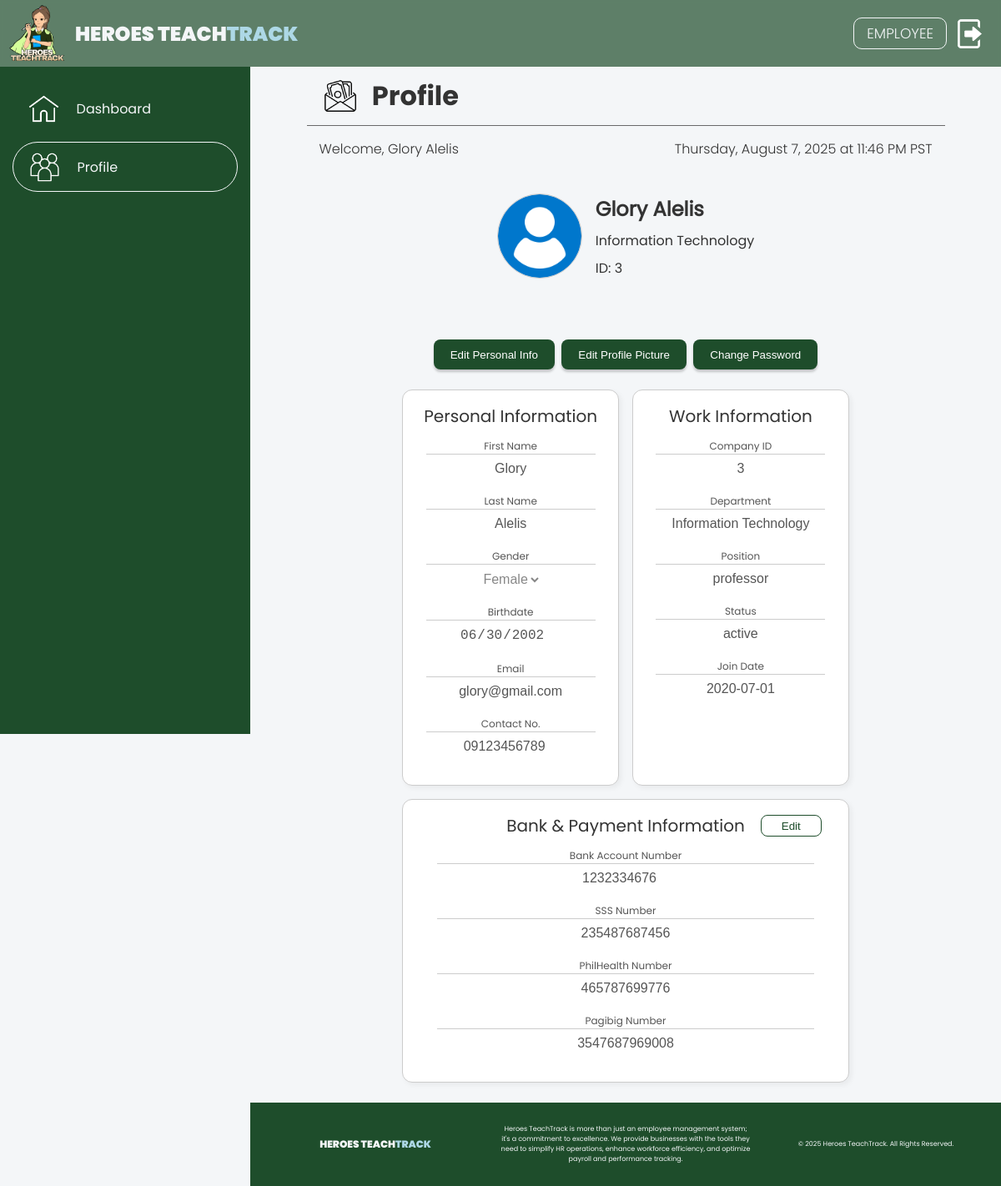
Page /AccountingSys/Dashboard/employee/employee_profile.php (signed in) on the committed database.
### tables this page shows
CREATE TABLE employee_table (
  employee_id int(11) NOT NULL,
  company_id int(11) NOT NULL,
  password varchar(255) NOT NULL,
  first_name varchar(255) NOT NULL,
  middle_name varchar(255) NOT NULL,
  last_name varchar(255) NOT NULL,
  email varchar(255) NOT NULL,
  status varchar(255) NOT NULL,
  department varchar(255) NOT NULL,
  gender varchar(255) NOT NULL,
  contact_number varchar(20) NOT NULL,
  employment_type varchar(255) NOT NULL,
  position varchar(255) NOT NULL,
  join_date date NOT NULL,
  birthdate date NOT NULL,
  bank_number varchar(20) NOT NULL,
  sss_number varchar(15) NOT NULL,
  philhealth_number varchar(15) NOT NULL,
  pagibig_number varchar(20) NOT NULL,
  is_active tinyint(1) NOT NULL,
  image varchar(255) DEFAULT NULL
);

### AccountingSys/Dashboard/employee/getEmployeeData.php (called while the page is built, shortened)
<?php
  include '../../Login/db.php';
  $empId = $_SESSION['employee_id'];
  $getEmployeeDataQuery = "SELECT * FROM employee_table WHERE employee_id = '$empId';";
  $employeeDataResult = mysqli_query($conn, $getEmployeeDataQuery);
  $employeeDataRow = mysqli_fetch_assoc($employeeDataResult);
  $company_id = $employeeDataRow['company_id'];
  $fname = $employeeDataRow['first_name'];
  $lname = $employeeDataRow['last_name'];
  $fullname = $fname . " " . $lname;
  $email = $employeeDataRow['email'];
  $status = $employeeDataRow['status'];
  $department = $employeeDataRow['department'];
  $gender = $employeeDataRow['gender'];
  $contact = $employeeDataRow['contact_number'];
  $position = $employeeDataRow['position'];
  $joindate = $employeeDataRow['join_date'];
  $birthdate = $employeeDataRow['birthdate'];
  $bank = $employeeDataRow['bank_number'];
  $sss = $employeeDataRow['sss_number'];
  $philhealth = $employeeDataRow['philhealth_number'];
  $pagibig = $employeeDataRow['pagibig_number'];
  $imageUrl = $employeeDataRow['image'];
?>

### AccountingSys/Dashboard/employee/employee_profile.php (the view, shortened to what this page needs)
<?php include '../../Login/db.php';
?>
<!DOCTYPE html>
<html>
<head>
  <link rel="stylesheet" href="../../Styles/employee_profile.css">
</head>
<body>
  <div class="outer-container">
    <header class="header-container">
      <div class="brand-container">
        <div class="brand-icon">
        </div>
        <div class="brand-name">
          HEROES TEACH<span id="track" style="color: #ADD8E6">TRACK</span>
        </div>
      </div>
      <div class="new-logout-container">
      <div class="role">
        EMPLOYEE
      </div>
      <div class="new-logout-icon" id="new-logout-icon"></div>
       </div>
    </header>
    <div class="inner-container">
      <div class="sidebar-container">
        <div class="sidebar">
          <div class="sidetabs" id="dashboard-tab">
            <div class="tab-icon" id="dashboard-tab-icon"></div>
            <div class="tab-text">
              Dashboard
            </div>
          </div>
          <div class="sidetabs" id="profile-tab">
            <div class="tab-icon" id="profile-tab-icon"></div>
            <div class="tab-text">
              Profile
            </div>
          </div>
        </div>
      </div>
      <div class="content-container">
        <div class="employee-content-container">
          <div class="upper-content">
            <div class="section-name">
              <div class="section-icon">
              </div>
              <div class="section-text">
                Profile
              </div>
            </div>
          </div>
          <div class="greetings-content">
            <div class="left-greetings">
              <div class="greetings">
                Welcome, <?php
                  if (isset($_SESSION['employee_first_name']) && isset($_SESSION['employee_last_name'])) {
                    echo $_SESSION['employee_first_name'] . " " . $_SESSION['employee_last_name'];
                  }
                  else{
                    echo "Guest";
                  }
                ?>
              </div>
              <div class="path">
              </div>
            </div>
            <div class="right-greetings">
              <div class="datetime">
                <?php date_default_timezone_set("Asia/Manila");
                      echo date("l, F j, Y \a\\t g:i A T");
                      ?>
              </div>
              <div class="emptybox">
              </div>
            </div>
          </div>
          <?php
            include 'getEmployeeData.php';
          ?>
          <div class="main-content">
            <div class="profile-card">
              <div class="profile-header">
                <div class="circle-pic" id="preview-pic" style="background-image: url('<?=$imageUrl ?? "../../Assets/default-user.png"?>'); background-size: cover; background-position: center;"></div>
                <div class="header-info">
                  <h2><?=$fullname?></h2>
                  <p><?=$department?></p>
                  <p>ID: <?=$empId?></p>
                </div>
              </div>
              <div class="buttons">
                <button type="button" form="personal-info-form" id="personal-btn">Edit Personal Info</button>
                <button type="button" id="select-pic-btn">Edit Profile Picture</button>
                <button id="change-pass-btn" type= "button">Change Password</button>
              </div>
              <div class="upper-boxes">
                <form class="info-box" action="savePersonalInfo.php" method="POST" id="personal-info-form">
                  <div class="title-box">
                    Personal Information
                  </div>
                  <div class="left-table">
                    <div class="profile-input-group">
                      <label for="employee-fname">First Name</label>
                      <input type="text" id="employee-fname" value="<?=$fname?>" class="profile-input" name="fname" readonly>
                    </div>
                    <div class="profile-input-group">
                      <label for="employee-lname">Last Name</label>
                      <input type="text" id="employee-lname" value="<?=$lname?>" class="profile-input" name="lname" readonly>
                    </div>
                    <div class="profile-input-group">
                      <label for="gender">Gender</label>
                      <select id="gender" class="profile-select" name="gender" disabled>
                        <option value="female" <?= $gender == 'female' ? 'selected' : '' ?>>Female</option>
                      </select>
                    </div>
                    <div class="profile-input-group">
                      <label for="birthdate">Birthdate</label>
                      <input type="date" id="birthdate" value="<?=$birthdate?>" class="profile-input" name="birthdate" readonly>
                    </div>
                    <div class="profile-input-group">
                      <label for="email">Email</label>
                      <input type="text" id="email" value="<?=$email?>" class="profile-input" name="email" readonly>
                    </div>
                    <div class="profile-input-group">
                      <label for="contact">Contact No.</label>
                      <input type="number" id="contact" value="<?=$contact?>" class="profile-input" name="contact" readonly>
                    </div>
                  </div>
                </form>
                <form class="info-box">
                  <div class="title-box">
                    Work Information
                  </div>
                  <div class="right-table">
                    <div class="profile-input-group">
                      <label for="compId">Company ID</label>
                      <input type="text" id="compId" value="<?=$company_id?>" class="work-input" readonly>
                    </div>
                    <div class="profile-input-group">
                      <label for="department">Department</label>
                      <input type="text" id="department" value="<?=$department?>" class="work-input" readonly>
                    </div>
                    <div class="profile-input-group">
                      <label for="position">Position</label>
                      <input type="text" id="position" value="<?=$position?>" class="work-input" readonly>
                    </div>
                    <div class="profile-input-group">
                      <label for="status">Status</label>
                      <input type="text" id="status" value="<?=$status?>" class="work-input" readonly>
                    </div>
                    <div class="profile-input-group">
                      <label for="joindate">Join Date</label>
                      <input type="text" id="joindate" value="<?=$joindate?>" class="work-input" readonly>
                    </div>
                  </div>
                </form>
              </div>
              <div class="lower-boxes">
                <form class="info-box-bottom" action="saveBankInfo.php" method="POST" id="bank-info-form">
                  <div class="title-box">
                    Bank & Payment Information
                    <div class="saveBankBtnContainer">
                      <button type="button" id="bank-btn">Edit</button>
                    </div>
                  </div>
                  <div class="left-table">
                    <div class="profile-input-group">
                      <label for="bank">Bank Account Number</label>
                      <input type="number" id="bank" value="<?=$bank?>" class="bank-input" name="bank" readonly>
                    </div>
                    <div class="profile-input-group">
                      <label for="sss">SSS Number</label>
                      <input type="text" id="sss" value="<?=$sss?>" class="bank-input" name="sss" readonly>
                    </div>
                    <div class="profile-input-group">
                      <label for="philhealth">PhilHealth Number</label>
                      <input type="text" id="philhealth" value="<?=$philhealth?>" class="bank-input" name="philhealth" readonly>
                    </div>
                    <div class="profile-input-group">
                      <label for="pagibig">Pagibig Number</label>
                      <input type="text" id="pagibig" value="<?=$pagibig?>" class="bank-input" name="pagibig" readonly>
                    </div>
                  </div>
                </form>
              </div>
            </div>
          </div>
        </div>
      </div>
    </div>
    <footer class="footer-container">
      <div class="brand-name-footer">
        HEROES TEACH<span id="track" style="color: #ADD8E6">TRACK</span>
      </div>
      <div class="brand-info-footer">
        Heroes TeachTrack is more than just an employee management system;
it's a commitment to excellence. We provide businesses with the tools
they need to simplify HR operations, enhance workforce efficiency,
and optimize payroll and performance tracking.
      </div>
      <div class="brand-copyright">
        © 2025 Heroes TeachTrack. All Rights Reserved.
      </div>
    </footer>
  </div>
</body>
</html>

### rows in the picture
employee_table: fullname "Glory Alelis", department "Information Technology", fname "Glory", lname "Alelis", gender "Female", birthdate "06/30/2002", email "glory@gmail.com", contact "09123456789", company "3", position "professor", status "active", join_date "2020-07-01", bank "1232334676", sss "235487687456", philhealth "465787699776", pagibig "3547687969008"

### other values in the picture
$_SESSION['employee_first_name'] "Glory"
$_SESSION['employee_last_name'] "Alelis"
$empId "3"
